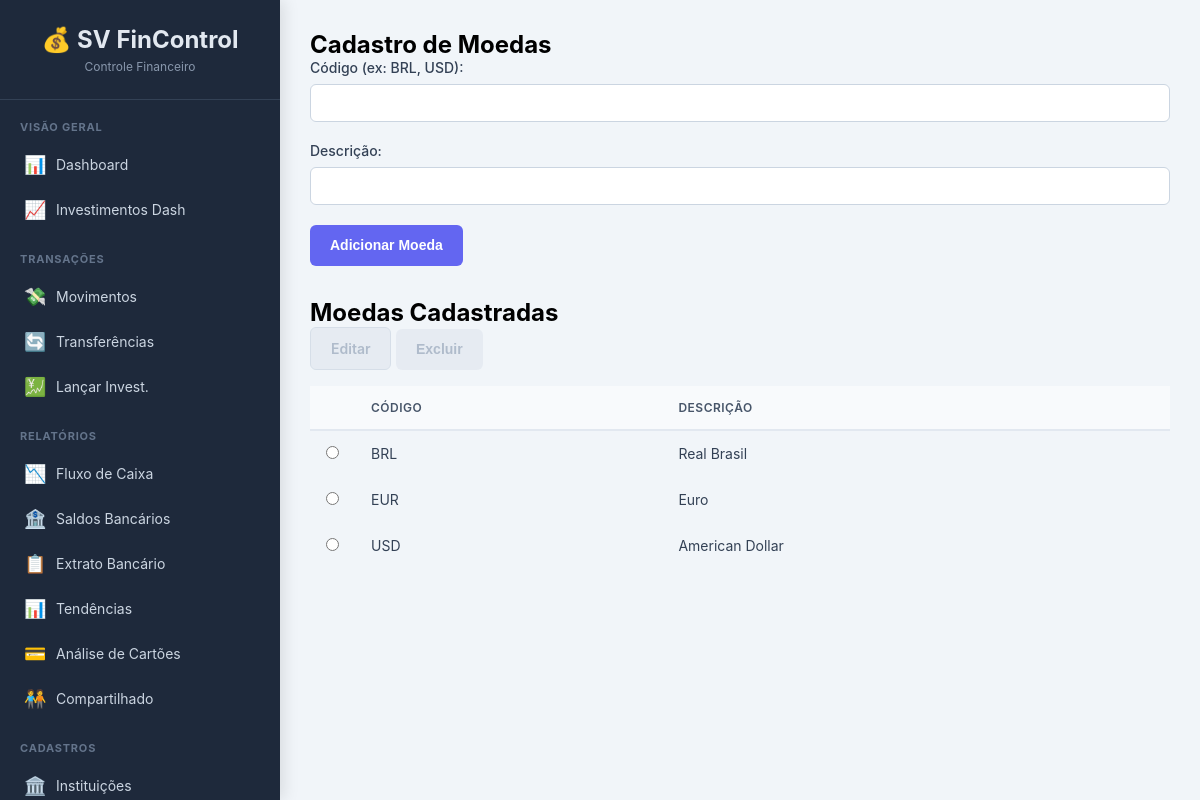
/moedas, run on the app's committed database.
### tables this page shows
CREATE TABLE moedas (
        id INTEGER PRIMARY KEY AUTOINCREMENT,
        codigo TEXT NOT NULL UNIQUE,
        descricao TEXT NOT NULL
    );

### app.py (the view, shortened to what this page needs)
@app.route('/moedas', methods=['GET', 'POST'])
def moedas():
    conn = get_db_connection()
    moedas_list = conn.execute('SELECT * FROM moedas ORDER BY codigo').fetchall()
    conn.close()
    return render_template('moedas.html', moedas=moedas_list)

### app.py (called while the page is built)
def get_db_connection():
    conn = sqlite3.connect(DATABASE, detect_types=sqlite3.PARSE_DECLTYPES | sqlite3.PARSE_COLNAMES)
    conn.execute("PRAGMA foreign_keys = ON;")
    conn.execute("PRAGMA journal_mode=WAL")
    conn.row_factory = sqlite3.Row
    return conn

### templates/moedas.html (shortened to what this page needs)
{% extends "base.html" %}
{% block content %}
    <h2>Cadastro de Moedas</h2>
    <form method="POST">
        <div class="form-group"><label for="codigo">Código (ex: BRL, USD):</label><input type="text" name="codigo" required maxlength="3" style="text-transform: uppercase;"></div>
        <div class="form-group"><label for="descricao">Descrição:</label><input type="text" name="descricao" required></div>
        <button type="submit" class="btn btn-primary">Adicionar Moeda</button>
    </form>
    <h2 style="margin-top: 2rem;">Moedas Cadastradas</h2>
    <div class="action-buttons" style="margin-bottom: 1rem;">
        <a href="#" id="btn-editar" class="btn btn-secondary" disabled>Editar</a>
        <button type="submit" form="form-excluir" id="btn-excluir" class="btn btn-danger" disabled>Excluir</button>
    </div>
    <table><thead><tr><th style="width: 5%;"></th><th>Código</th><th>Descrição</th></tr></thead>
        <tbody>
            {% for m in moedas %}<tr id="row-{{ m.id }}"><td><input type="radio" name="selecionado" value="{{ m.id }}" onchange="itemSelecionado(this, 'moedas')"></td><td>{{ m.codigo }}</td><td>{{ m.descricao }}</td></tr>{% else %}<tr><td colspan="3">Nenhuma moeda cadastrada.</td></tr>{% endfor %}
        </tbody>
    </table>
{% endblock %}

### templates/base.html (style rules this page uses)
* { margin: 0; padding: 0; box-sizing: border-box; }
body { font-family: -apple-system, BlinkMacSystemFont, "Segoe UI", Roboto, "Helvetica Neue", Arial, sans-serif; background-color: #f1f5f9; min-height: 100vh; display: flex; }
table { width: 100%; border-collapse: collapse; }
thead { background: #f8fafc; }
th { padding: 14px 16px; text-align: left; font-size: 12px; font-weight: 600; color: #475569; text-transform: uppercase; letter-spacing: 0.5px; border-bottom: 2px solid #e2e8f0; white-space: nowrap; }
td { padding: 14px 16px; border-bottom: 1px solid #f1f5f9; color: #334155; font-size: 14px; }
tbody tr:last-child td { border-bottom: none; }
.form-group { margin-bottom: 20px; }
.form-group label { display: block; margin-bottom: 8px; font-weight: 500; font-size: 14px; color: #334155; }
.form-group input, .form-group select, .form-group textarea { width: 100%; padding: 10px 14px; border: 1px solid #cbd5e1; border-radius: 6px; font-size: 14px; transition: border-color 0.2s, box-shadow 0.2s; background: white; color: #1e293b; }
.btn { padding: 10px 20px; border: none; border-radius: 6px; cursor: pointer; font-size: 14px; font-weight: 600; transition: all 0.2s ease-in-out; display: inline-flex; align-items: center; gap: 8px; text-decoration: none; line-height: 1.5; }
.btn-primary { background-color: #6366f1; color: white; }
.btn-secondary { background: #e2e8f0; color: #475569; border: 1px solid #cbd5e1; }
.btn-danger { background: #fecaca; color: #b91c1c; }
.btn[disabled] { background: #e2e8f0; color: #94a3b8; cursor: not-allowed; transform: none !important; box-shadow: none !important; opacity: 0.7; }

### data on the page
moedas: codigo "BRL", descricao "Real Brasil"
moedas: codigo "EUR", descricao "Euro"
moedas: codigo "USD", descricao "American Dollar"
